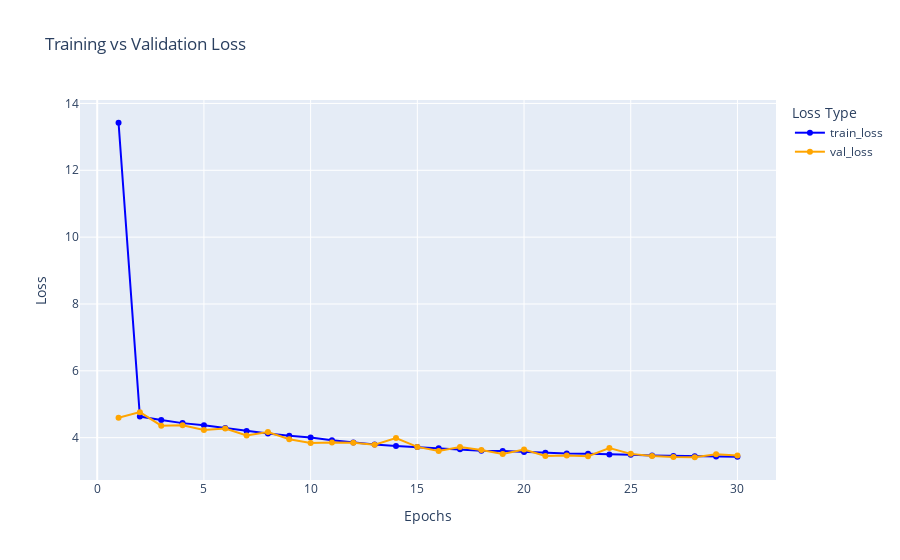

This figure's notebook cell:
### Code cell
fig = go.Figure()

# Add the training loss line
fig.add_trace(go.Scatter(
    x=list(range(1, 51)),
    y=result_one_df['loss'],
    mode='lines+markers',  # Adds both lines and markers
    name='train_loss',
    line=dict(color='blue')
))

# Add the validation loss line
fig.add_trace(go.Scatter(
    x=list(range(1, 51)),
    y=result_one_df['val_loss'],
    mode='lines+markers',  # Adds both lines and markers
    name='val_loss',
    line=dict(color='orange')
))

# Update layout (titles and axes labels)
fig.update_layout(
    title="Training vs Validation Loss",
    xaxis_title="Epochs",
    yaxis_title="Loss",
    legend_title="Loss Type",
    hovermode="x"  # Hover over both train and val loss at the same x point
)
fig.show()

### Figure 1 — Plotly figure (JSON) as saved in the notebook; plotly's stock layout.template omitted (floating-point values rounded to 4 significant figures)
{"data": [{"line": {"color": "blue"}, "mode": "lines+markers", "name": "train_loss", "type": "scatter", "x": [1, 2, 3, 4, 5, 6, 7, 8, 9, 10, 11, 12, 13, 14, 15, 16, 17, 18, 19, 20, 21, 22, 23, 24, 25, 26, 27, 28, 29, 30, 31, 32, 33, 34, 35, 36, 37, 38, 39, 40, 41, 42, 43, 44, 45, 46, 47, 48, 49, 50], "y": [13.42, 4.63, 4.528, 4.435, 4.368, 4.286, 4.198, 4.123, 4.058, 4.004, 3.925, 3.852, 3.795, 3.752, 3.72, 3.681, 3.653, 3.607, 3.601, 3.572, 3.548, 3.525, 3.517, 3.493, 3.486, 3.469, 3.453, 3.445, 3.439, 3.426]}, {"line": {"color": "orange"}, "mode": "lines+markers", "name": "val_loss", "type": "scatter", "x": [1, 2, 3, 4, 5, 6, 7, 8, 9, 10, 11, 12, 13, 14, 15, 16, 17, 18, 19, 20, 21, 22, 23, 24, 25, 26, 27, 28, 29, 30, 31, 32, 33, 34, 35, 36, 37, 38, 39, 40, 41, 42, 43, 44, 45, 46, 47, 48, 49, 50], "y": [4.596, 4.763, 4.358, 4.37, 4.232, 4.275, 4.068, 4.167, 3.954, 3.838, 3.853, 3.851, 3.791, 3.988, 3.724, 3.605, 3.72, 3.633, 3.509, 3.643, 3.454, 3.464, 3.445, 3.692, 3.515, 3.45, 3.419, 3.414, 3.5, 3.466]}], "layout": {"autosize": true, "hovermode": "x", "legend": {"title": {"text": "Loss Type"}}, "title": {"text": "Training vs Validation Loss"}, "xaxis": {"autorange": true, "range": [-0.7644, 31.76], "title": {"text": "Epochs"}, "type": "linear"}, "yaxis": {"autorange": true, "range": [2.588, 14.25], "title": {"text": "Loss"}, "type": "linear"}}}
